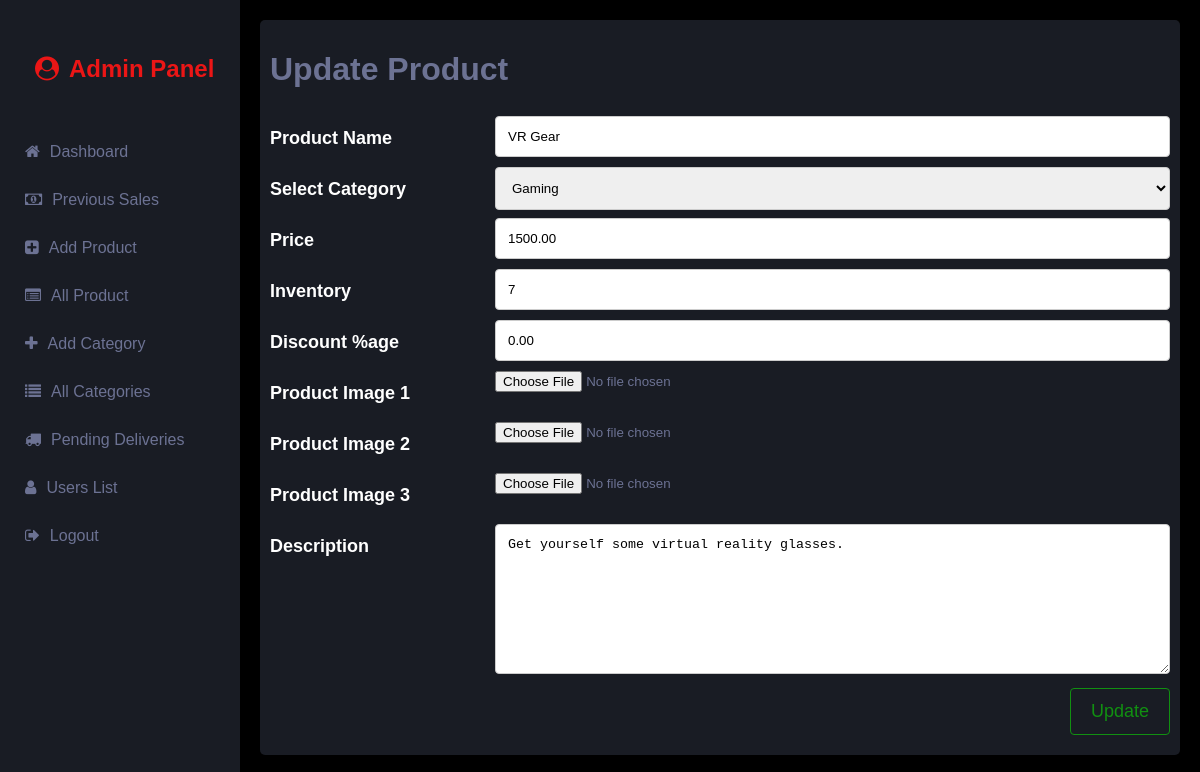
Page /Ecommerce_LoveItBuyIt_Webapge_CODE/admin/editproduct.php?product_id=15 (signed in) on the committed database.
### tables this page shows
CREATE TABLE IF NOT EXISTS `product` (
  `product_id` int NOT NULL AUTO_INCREMENT,
  `product_name` varchar(100) NOT NULL,
  `category_id` int DEFAULT NULL,
  `inventory` int DEFAULT '0',
  `price` decimal(10,2) NOT NULL,
  `product_description` text NOT NULL,
  `image1` blob NOT NULL,
  `image2` blob NOT NULL,
  `image3` blob NOT NULL,
  `discount` decimal(4,2) DEFAULT '0.00',
  `time_arrival` timestamp NULL DEFAULT CURRENT_TIMESTAMP,
  `sold` int DEFAULT '0',
  `disabled` tinyint(1) NOT NULL DEFAULT '0',
  PRIMARY KEY (`product_id`),
  KEY `category_id_type1` (`category_id`)
);

CREATE TABLE IF NOT EXISTS `category` (
  `category_id` int NOT NULL AUTO_INCREMENT,
  `category_name` varchar(50) NOT NULL,
  PRIMARY KEY (`category_id`)
);

### Ecommerce_LoveItBuyIt_Webapge_CODE/admin/editproduct.php (the view, shortened to what this page needs)
<?php
  include("includeDB.php");
    $product_id = $_GET['product_id'];
    $sql_check = "SELECT * FROM product WHERE product_id = '$product_id'";
    $result = $conn->query($sql_check);
    $row = mysqli_fetch_array($result);
    $title = $row['product_name'];
    $category = $row['category_id'];
    $price = $row['price'];
    $inventory = $row['inventory'];
    $content = $row['product_description'];
    $discount = $row['discount'];
?>
<!DOCTYPE html>
<html lang="en">
<head>
    <link rel="stylesheet" href="styles.css" />
    <link rel="stylesheet" href="forms.css" />
    <link rel="stylesheet" href="https://cdnjs.cloudflare.com/ajax/libs/font-awesome/4.7.0/css/font-awesome.min.css">
</head>
<body>
    <div class="sidebar">
        <div class="logo"><h2><i class="fa fa-user-circle"></i>Admin Panel</h2></div>
        <div class="nav">
            <a href="dashboard.php"><i class="fa fa-home back"></i>Dashboard</a></li>
            <a href="sales.php"><i class="fa fa-money back"></i>Previous Sales</a></li>
            <a href="addproduct.php"><i class="fa fa-plus-square"></i>Add Product</a></li>
            <a href="allproducts.php"><i class="fa fa-list-alt"></i>All Product</a></li>
            <a href="addcat.php"><i class="fa fa-plus"></i>Add Category</a></li>
            <a href="allcats.php"><i class="fa fa-list"></i>All Categories</a></li>
            <a href="deliveries.php"><i class="fa fa-truck"></i>Pending Deliveries</a></li>
            <a href="users.php"><i class="fa fa-user"></i>Users List</a></li>
            <a href="logout.php"><i class="fa fa-sign-out"></i>Logout</a></li>
        </div>
    </div>
    <div class="content">
        <div class="card outercard">
            <h1>Update Product</h1>
      <form action="" method="POST" enctype="multipart/form-data">
        <div class="row">
          <div class="col-25">
            <label for="title">Product Name</label>
          </div>
          <div class="col-75">
            <input type="text" id="title" name="title" value="<?php echo $title ?>" placeholder="Enter Product name.." required>
          </div>
        </div>
        <div class="row">
          <div class="col-25">
            <label for="category">Select Category</label>
          </div>
          <div class="col-75">
            <select id="category" name="category">
              <?php
                $sql_check = "SELECT * FROM category ORDER BY category_id";
                $result = $conn->query($sql_check);
                while ($row = mysqli_fetch_array($result)) { ?>
                  <option value="<?php echo $row['category_name'] ?>" <?php if ($category == $row['category_id']) echo "selected"; ?>><?php echo $row['category_name'] ?></option>
              <?php } ?>
            </select>
          </div>
        </div>
        <div class="row">
            <div class="col-25">
              <label for="Price">Price</label>
            </div>
            <div class="col-75">
              <input type="number" id="price" name="price" value="<?php echo $price ?>" min="1" required>
            </div>
          </div>
        <div class="row">
          <div class="col-25">
            <label for="Inventory">Inventory</label>
          </div>
          <div class="col-75">
            <input type="number" id="inventory" name="inventory" value="<?php echo $inventory ?>" min="0" required>
          </div>
        </div>
        <div class="row">
          <div class="col-25">
            <label for="Inventory">Discount %age</label>
          </div>
          <div class="col-75">
            <input type="number" id="discount" name="discount" value="<?php echo $discount ?>" min="0" required>
          </div>
        </div>
        <div class="row">
          <div class="col-25">
            <label for="poster">Product Image 1</label>
          </div>
          <div class="col-75">
            <section>
              <input id="upload" type="file" name="image1"/>
            </section>
          </div>
        </div>
        <div class="row">
          <div class="col-25">
            <label for="poster">Product Image 2</label>
          </div>
          <div class="col-75">
            <section>
              <input id="upload" type="file" name="image2"/>
            </section>
          </div>
        </div>
        <div class="row">
          <div class="col-25">
            <label for="poster">Product Image 3</label>
          </div>
          <div class="col-75">
            <section>
              <input id="upload" type="file" name="image3"/>
            </section>
          </div>
        </div>
        <div class="row">
          <div class="col-25">
            <label for="content">Description</label>
          </div>
          <div class="col-75">
            <textarea id="content" name="content" placeholder="Write something.." style="height:150px"
              required><?php echo $content; ?></textarea>
          </div>
        </div>
        <div class="row">
          <input type="submit" value="Update">
        </div>
      </form>
        </div>
    </div>
</body>
</html>

### Ecommerce_LoveItBuyIt_Webapge_CODE/admin/styles.css (style rules this page uses)
:root { --primary: #EB1616; --secondary: #191C24; --light: #6C7293; --dark: #000000; --safe: rgb(17, 144, 17); }
* { box-sizing: border-box; }
body { margin: 0; padding: 0; font-family: Arial, Helvetica, sans-serif; background-color: var(--dark); overflow-x: hidden; }
.sidebar { position: fixed; display: flex; flex-direction: column; left: 0; top: 0; height: 100vh; max-width: 250px; width: 20%; background-color: var(--secondary); overflow-x: hidden; padding-top: 20px; }
.sidebar .logo { padding: 15px 20px; justify-content: space-between; }
.sidebar .logo h2 { margin-left: 5px; color: var(--primary); text-decoration: none; }
i { margin: 0 10px; }
.sidebar .nav { display: flex; flex-direction: column; margin: 10px 10px 10px 0; text-decoration: none; }
.sidebar .nav a { padding: 15px; text-decoration: none; color: var(--light); }
.content { margin-left: 20%; width: 80%; }
.card { opacity: 0; animation: slide-in 0.5s forwards; animation-delay: 0.4s; background-color: var(--secondary); padding: 10px; border-radius: 5px; color: var(--light); }
.outercard { margin: 20px; }
.card:nth-child(1) { animation-delay: 0.4s; }

### Ecommerce_LoveItBuyIt_Webapge_CODE/admin/forms.css (style rules this page uses)
:root { --primary: #EB1616; --secondary: #191C24; --light: #6C7293; --dark: #000000; --safe: rgb(17, 144, 17); }
* { box-sizing: border-box; }
input[type=text],input[type=number], select, textarea { width: 100%; padding: 12px; border: 1px solid #ccc; border-radius: 4px; resize: vertical; }
label { color: white; font-size: 18px; font-weight: bold; padding: 12px 12px 12px 0; display: inline-block; }
input[type=submit] { background-color: transparent; color: var(--safe); margin: 10px 0; padding: 12px 20px; border: 1px solid var(--safe); border-radius: 4px; cursor: pointer; font-size: 18px; float: right; }
.col-25 { float: left; width: 25%; margin-top: 6px; }
.col-75 { float: left; width: 75%; margin-top: 6px; }
.row:after { content: ""; display: table; clear: both; }

### rows in the picture
product: title "VR Gear", category "Gaming", price "1500.00", inventory "7", discount "0.00", content "Get yourself some virtual reality glasses."
